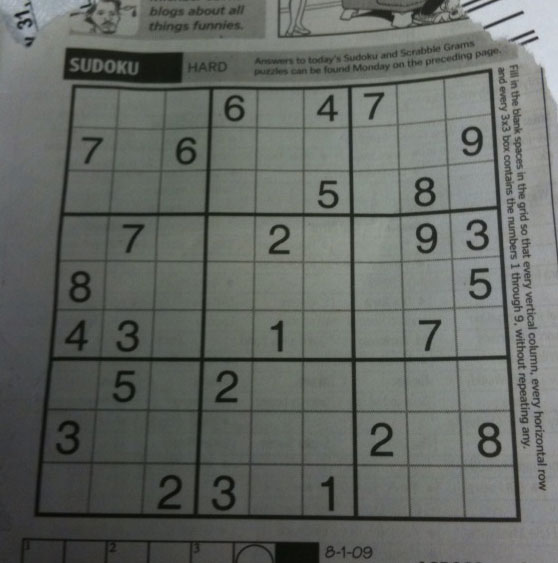
#> input picture computer_vision/opencv_basics/data/sudoku.png, 558 x 563 px, found by its file name
$ jupyter execute --allow-errors '27_ Probabilistic_Hough_Transform_using_HoughLinesP_in_OpenCV.ipynb'
#> lines starting #> are read from the running program, lines starting #| are printed output that depends on the picture; after the words box and inside, x2 and y2 are one past the last pixel; in counts of white or black regions, pixels touching at a corner belong together
#### cv.HoughLinesP (image, lines, rho, theta, threshold, minLineLength = 0, maxLineGap = 0)

Parameters

image--> 8-bit, single-channel binary source image. The image may be modified by the function.

lines--> 	output vector of lines(cv.32SC4 type). Each line is represented by a 4-element vector (x1,y1,x2,y2) ,where (x1,y1) and (x2,y2) are the ending points of each detected line segment.

rho--> 	distance resolution of the accumulator in pixels.

theta--> 	angle resolution of the accumulator in radians.

threshold--> 	accumulator threshold parameter. Only those lines are returned that get enough votes

minLineLength--> 	minimum line length. Line segments shorter than that are rejected.

maxLineGap--> 	maximum allowed gap between points on the same line to link them.

[cell 1]
import cv2
import numpy as np

img = cv2.imread('C:/Users/piyus/All programming files/Computer_Vision/data/sudoku.png')
#> img is the input picture: shape (563, 558, 3); mean B, G, R 99.5, 104.1, 100
gray = cv2.cvtColor(img, cv2.COLOR_BGR2GRAY)
edges = cv2.Canny(gray,50,150,apertureSize = 3)
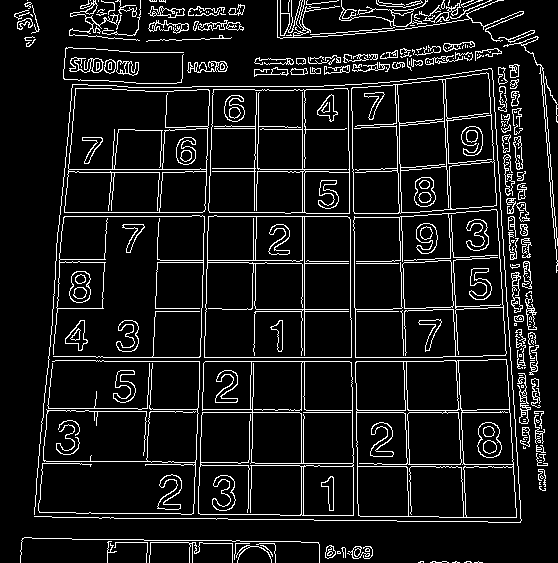
#> edges: shape (563, 558); 9.4% white in thin lines or dots
cv2.imshow('edges', edges)
lines = cv2.HoughLinesP(edges,1,np.pi/180,100,minLineLength=100,maxLineGap=10)
#> lines = 72 rows, first 6: [175, 412, 543, 412], [96, 361, 443, 361], [196, 459, 203, 244], [96, 357, 442, 357], [450, 250, 464, 521], [304, 418, 304, 86]

for line in lines:
    x1,y1,x2,y2 = line[0]
    cv2.line(img,(x1,y1),(x2,y2),(0,255,0),2)
#> this loop made 72 passes
#> (x1, y1, x2, y2) on passes 1 to 12: (175, 412, 543, 412), (96, 361, 443, 361), (196, 459, 203, 244), (96, 357, 442, 357), (450, 250, 464, 521), (304, 418, 304, 86), (252, 308, 254, 193), (59, 216, 354, 216), (351, 84, 354, 292), (60, 212, 305, 212), (199, 485, 207, 244), (401, 210, 411, 521)
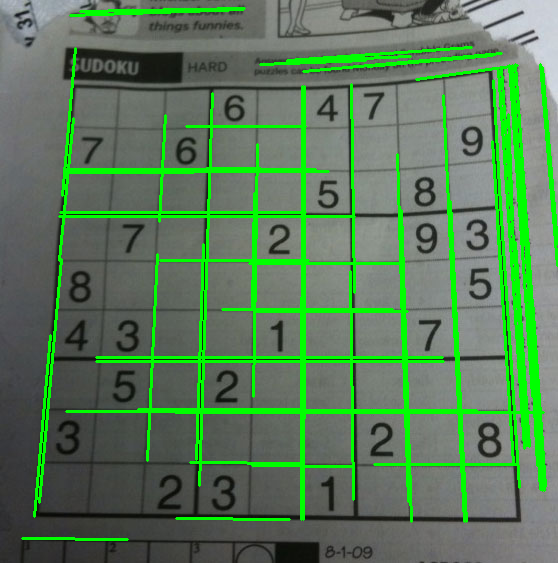
#> img: shape (563, 558, 3); 11.68% of pixels changed, all inside (x1, y1, x2, y2) = (21, 7, 558, 541)

cv2.imshow('image', img)
k = cv2.waitKey(0)
#> (key Esc is pressed here)
cv2.destroyAllWindows()

$ run again, with computer_vision/opencv_basics/data/Noise_salt_and_pepper.png copied over computer_vision/opencv_basics/data/sudoku.png
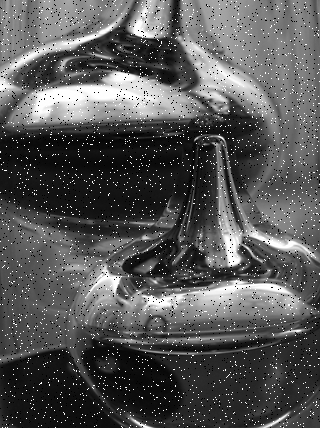
#> input picture computer_vision/opencv_basics/data/Noise_salt_and_pepper.png, 320 x 428 px, found by its file name
#> img is the input picture: shape (428, 320, 3); min 0, max 255, mean 86.8
#> `edges = cv2.Canny(gray,50,150,apertureSize = 3)`:
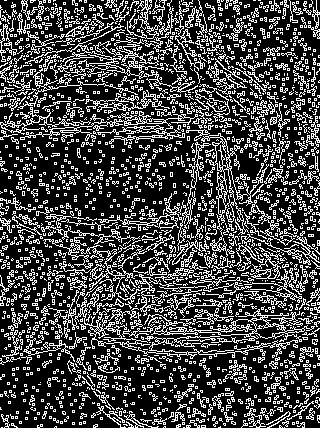
#> edges: shape (428, 320); 27.5% white in thin lines or dots
#> lines = 188 rows, first 6: [49, 0, 317, 268], [76, 372, 318, 130], [99, 101, 319, 321], [161, 201, 319, 359], [15, 379, 195, 199], [154, 201, 318, 365]
#> the loop `for line in lines:` made 188 passes
#> after the loop `for line in lines:`:
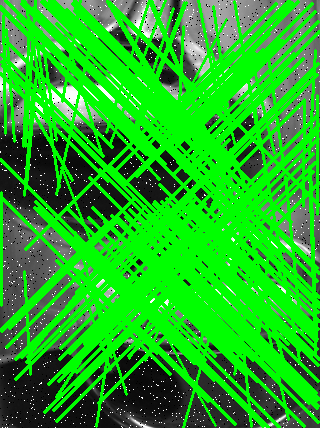
#> img: shape (428, 320, 3); mean B, G, R 31.7, 177.9, 31.7

$ run again, with computer_vision/opencv_basics/data/aloeGT.png copied over computer_vision/opencv_basics/data/sudoku.png
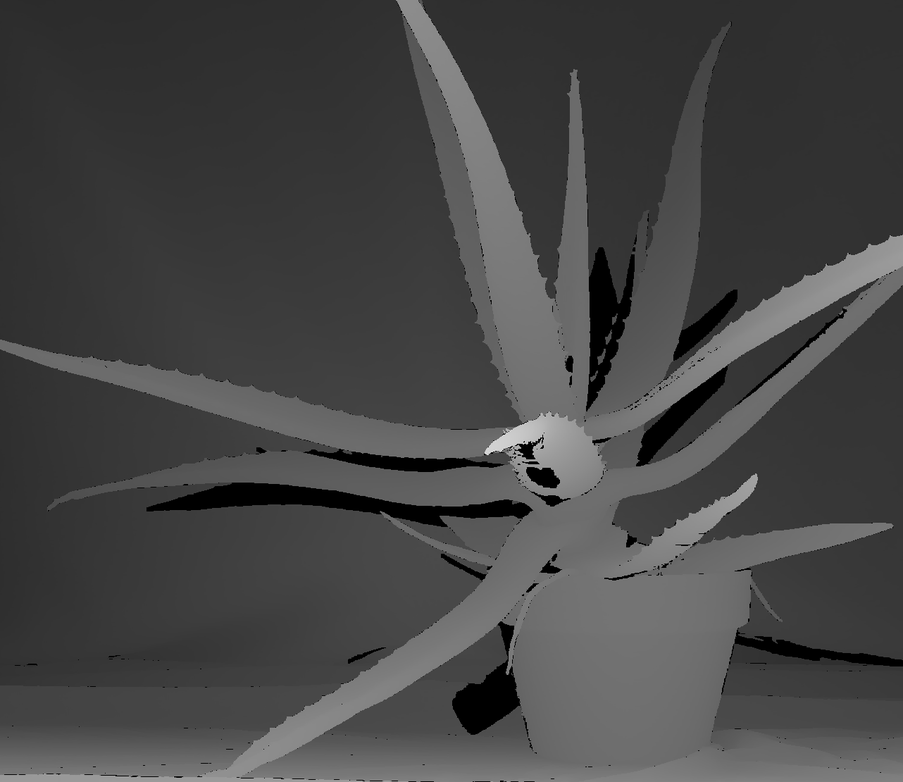
#> input picture computer_vision/opencv_basics/data/aloeGT.png, 903 x 782 px, shrunk from 1282 x 1110 before the run, found by its file name
#> img is the input picture: shape (782, 903, 3); min 0, max 233, mean 69.8
#> `edges = cv2.Canny(gray,50,150,apertureSize = 3)`:
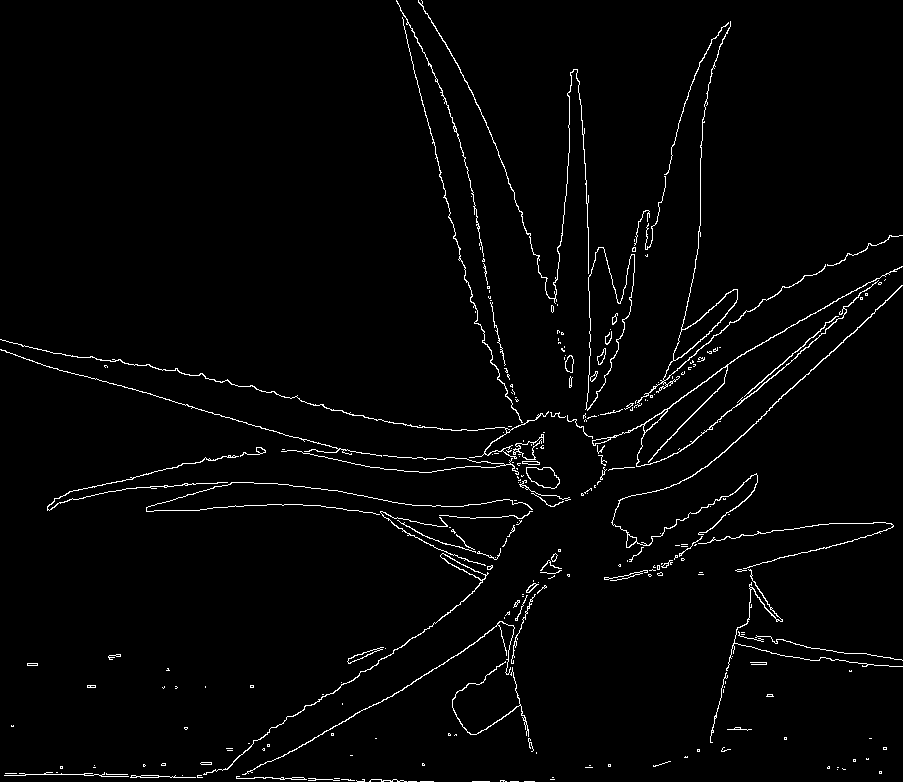
#> edges: shape (782, 903); 2.2% white in thin lines or dots
#> lines = 17 rows, first 6: [23, 358, 128, 388], [403, 24, 468, 285], [792, 388, 898, 289], [683, 449, 886, 273], [236, 777, 433, 781], [730, 362, 868, 282]
#> the loop `for line in lines:` made 17 passes
#> after the loop `for line in lines:`:
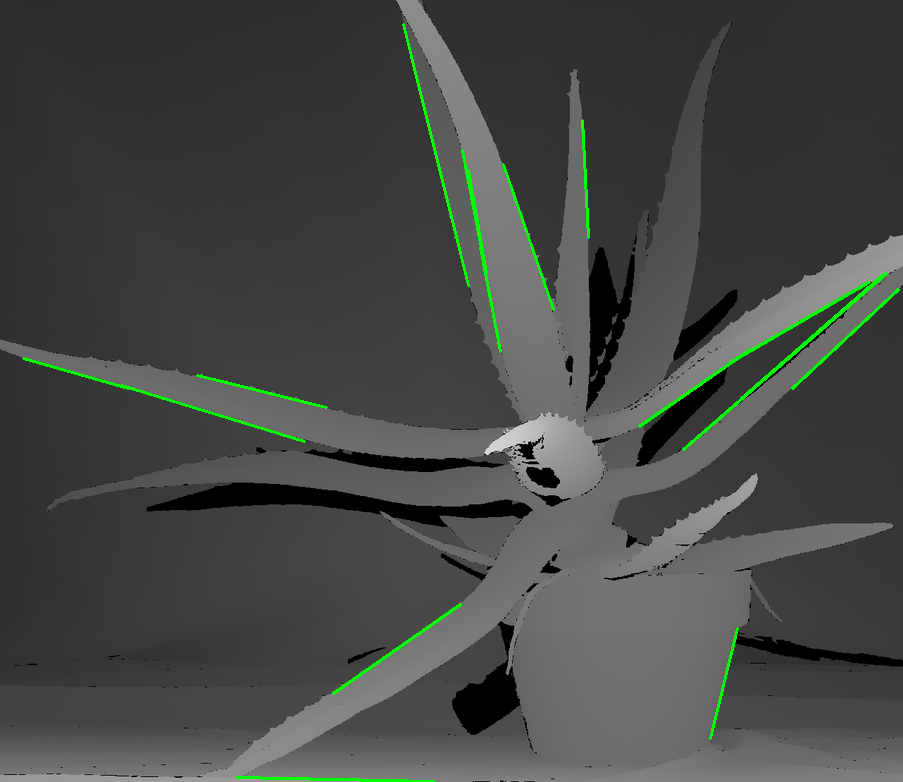
#> img: shape (782, 903, 3); 1.04% of pixels changed, all inside (x1, y1, x2, y2) = (22, 23, 900, 782)

$ run again, with computer_vision/opencv_basics/data/basketball1.png copied over computer_vision/opencv_basics/data/sudoku.png
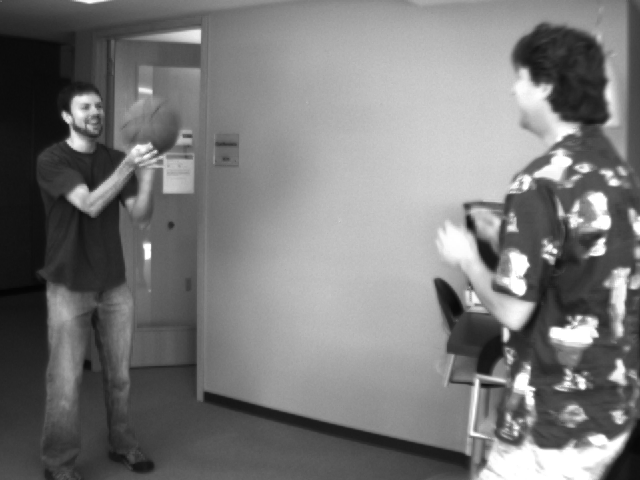
#> input picture computer_vision/opencv_basics/data/basketball1.png, 640 x 480 px, found by its file name
#> img is the input picture: shape (480, 640, 3); min 4, max 255, mean 120.3
#> `edges = cv2.Canny(gray,50,150,apertureSize = 3)`:
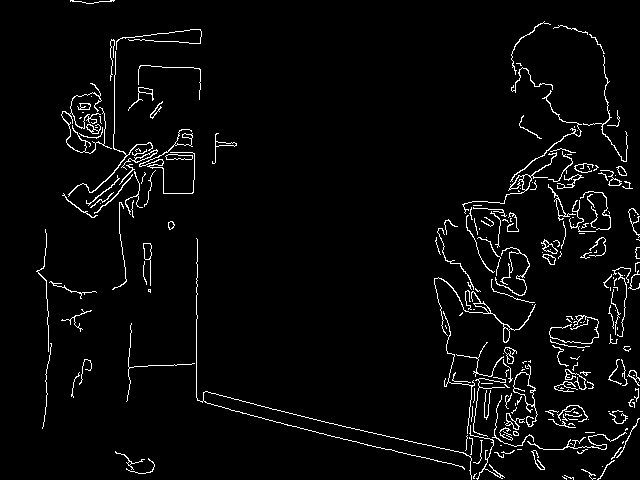
#> edges: shape (480, 640); 3.5% white in thin lines or dots
#> lines = [[231, 410, 416, 456], [257, 405, 466, 454], [196, 397, 196, 278]]
#> the loop `for line in lines:` made 3 passes
#> after the loop `for line in lines:`:
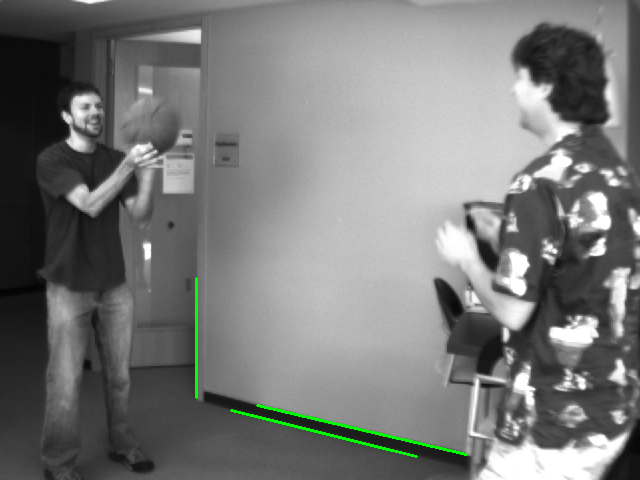
#> img: shape (480, 640, 3); 0.5% of pixels changed, all inside (x1, y1, x2, y2) = (195, 277, 468, 458)
